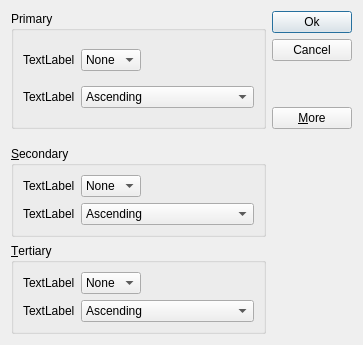
<?xml version="1.0" encoding="UTF-8"?>
<ui version="4.0">
 <class>sortDialog</class>
 <widget class="QDialog" name="sortDialog">
  <property name="geometry">
   <rect>
    <x>0</x>
    <y>0</y>
    <width>363</width>
    <height>345</height>
   </rect>
  </property>
  <property name="windowTitle">
   <string>Dialog</string>
  </property>
  <layout class="QGridLayout" name="gridLayout_4">
   <item row="2" column="0">
    <widget class="QGroupBox" name="secondaryGroupBox">
     <property name="title">
      <string>&amp;Secondary</string>
     </property>
     <layout class="QGridLayout" name="gridLayout_2">
      <item row="0" column="0">
       <widget class="QLabel" name="label_3">
        <property name="text">
         <string>TextLabel</string>
        </property>
       </widget>
      </item>
      <item row="0" column="1">
       <widget class="QComboBox" name="secondaryColumnCombo">
        <item>
         <property name="text">
          <string>None</string>
         </property>
        </item>
       </widget>
      </item>
      <item row="0" column="2">
       <spacer name="horizontalSpacer_2">
        <property name="orientation">
         <enum>Qt::Horizontal</enum>
        </property>
        <property name="sizeHint" stdset="0">
         <size>
          <width>40</width>
          <height>20</height>
         </size>
        </property>
       </spacer>
      </item>
      <item row="1" column="0">
       <widget class="QLabel" name="label_4">
        <property name="text">
         <string>TextLabel</string>
        </property>
       </widget>
      </item>
      <item row="1" column="1" colspan="2">
       <widget class="QComboBox" name="secondaryOrderCombo">
        <item>
         <property name="text">
          <string>Ascending</string>
         </property>
        </item>
        <item>
         <property name="text">
          <string>Descending</string>
         </property>
        </item>
       </widget>
      </item>
     </layout>
    </widget>
   </item>
   <item row="0" column="0">
    <widget class="QGroupBox" name="primaryGroupBox">
     <property name="title">
      <string>Primary</string>
     </property>
     <layout class="QGridLayout" name="gridLayout">
      <item row="0" column="0">
       <widget class="QLabel" name="label">
        <property name="text">
         <string>TextLabel</string>
        </property>
       </widget>
      </item>
      <item row="0" column="1">
       <widget class="QComboBox" name="primaryColumnCombo">
        <item>
         <property name="text">
          <string>None</string>
         </property>
        </item>
       </widget>
      </item>
      <item row="0" column="2">
       <spacer name="horizontalSpacer">
        <property name="orientation">
         <enum>Qt::Horizontal</enum>
        </property>
        <property name="sizeHint" stdset="0">
         <size>
          <width>94</width>
          <height>20</height>
         </size>
        </property>
       </spacer>
      </item>
      <item row="1" column="0">
       <widget class="QLabel" name="label_2">
        <property name="text">
         <string>TextLabel</string>
        </property>
       </widget>
      </item>
      <item row="1" column="1" colspan="2">
       <widget class="QComboBox" name="primaryOrderCombo">
        <item>
         <property name="text">
          <string>Ascending</string>
         </property>
        </item>
        <item>
         <property name="text">
          <string>Descending</string>
         </property>
        </item>
       </widget>
      </item>
     </layout>
    </widget>
   </item>
   <item row="3" column="0">
    <widget class="QGroupBox" name="tertiaryGroupBox">
     <property name="title">
      <string>&amp;Tertiary</string>
     </property>
     <layout class="QGridLayout" name="gridLayout_3">
      <item row="0" column="0">
       <widget class="QLabel" name="label_5">
        <property name="text">
         <string>TextLabel</string>
        </property>
       </widget>
      </item>
      <item row="0" column="1">
       <widget class="QComboBox" name="tertiaryColumnCombo">
        <item>
         <property name="text">
          <string>None</string>
         </property>
        </item>
       </widget>
      </item>
      <item row="0" column="2">
       <spacer name="horizontalSpacer_3">
        <property name="orientation">
         <enum>Qt::Horizontal</enum>
        </property>
        <property name="sizeHint" stdset="0">
         <size>
          <width>40</width>
          <height>20</height>
         </size>
        </property>
       </spacer>
      </item>
      <item row="1" column="0">
       <widget class="QLabel" name="label_6">
        <property name="text">
         <string>TextLabel</string>
        </property>
       </widget>
      </item>
      <item row="1" column="1" colspan="2">
       <widget class="QComboBox" name="tertiaryOrderCombo">
        <item>
         <property name="text">
          <string>Ascending</string>
         </property>
        </item>
        <item>
         <property name="text">
          <string>Descending</string>
         </property>
        </item>
       </widget>
      </item>
     </layout>
    </widget>
   </item>
   <item row="0" column="1">
    <layout class="QVBoxLayout" name="verticalLayout">
     <item>
      <widget class="QPushButton" name="okButton">
       <property name="text">
        <string>Ok</string>
       </property>
       <property name="default">
        <bool>true</bool>
       </property>
      </widget>
     </item>
     <item>
      <widget class="QPushButton" name="cancelButton">
       <property name="text">
        <string>Cancel</string>
       </property>
      </widget>
     </item>
     <item>
      <spacer name="verticalSpacer">
       <property name="orientation">
        <enum>Qt::Vertical</enum>
       </property>
       <property name="sizeHint" stdset="0">
        <size>
         <width>20</width>
         <height>40</height>
        </size>
       </property>
      </spacer>
     </item>
     <item>
      <widget class="QPushButton" name="moreButton">
       <property name="text">
        <string>&amp;More</string>
       </property>
       <property name="checkable">
        <bool>true</bool>
       </property>
      </widget>
     </item>
    </layout>
   </item>
   <item row="1" column="0">
    <spacer name="verticalSpacer_2">
     <property name="orientation">
      <enum>Qt::Vertical</enum>
     </property>
     <property name="sizeHint" stdset="0">
      <size>
       <width>20</width>
       <height>0</height>
      </size>
     </property>
    </spacer>
   </item>
  </layout>
 </widget>
 <tabstops>
  <tabstop>primaryColumnCombo</tabstop>
  <tabstop>primaryOrderCombo</tabstop>
  <tabstop>secondaryColumnCombo</tabstop>
  <tabstop>secondaryOrderCombo</tabstop>
  <tabstop>tertiaryColumnCombo</tabstop>
  <tabstop>tertiaryOrderCombo</tabstop>
  <tabstop>okButton</tabstop>
  <tabstop>cancelButton</tabstop>
  <tabstop>moreButton</tabstop>
 </tabstops>
 <resources/>
 <connections>
  <connection>
   <sender>okButton</sender>
   <signal>clicked()</signal>
   <receiver>sortDialog</receiver>
   <slot>accept()</slot>
   <hints>
    <hint type="sourcelabel">
     <x>313</x>
     <y>27</y>
    </hint>
    <hint type="destinationlabel">
     <x>137</x>
     <y>163</y>
    </hint>
   </hints>
  </connection>
  <connection>
   <sender>cancelButton</sender>
   <signal>clicked()</signal>
   <receiver>sortDialog</receiver>
   <slot>reject()</slot>
   <hints>
    <hint type="sourcelabel">
     <x>352</x>
     <y>67</y>
    </hint>
    <hint type="destinationlabel">
     <x>179</x>
     <y>177</y>
    </hint>
   </hints>
  </connection>
  <connection>
   <sender>moreButton</sender>
   <signal>toggled(bool)</signal>
   <receiver>secondaryGroupBox</receiver>
   <slot>setVisible(bool)</slot>
   <hints>
    <hint type="sourcelabel">
     <x>324</x>
     <y>110</y>
    </hint>
    <hint type="destinationlabel">
     <x>256</x>
     <y>226</y>
    </hint>
   </hints>
  </connection>
  <connection>
   <sender>moreButton</sender>
   <signal>toggled(bool)</signal>
   <receiver>tertiaryGroupBox</receiver>
   <slot>setVisible(bool)</slot>
   <hints>
    <hint type="sourcelabel">
     <x>302</x>
     <y>110</y>
    </hint>
    <hint type="destinationlabel">
     <x>255</x>
     <y>335</y>
    </hint>
   </hints>
  </connection>
 </connections>
</ui>
